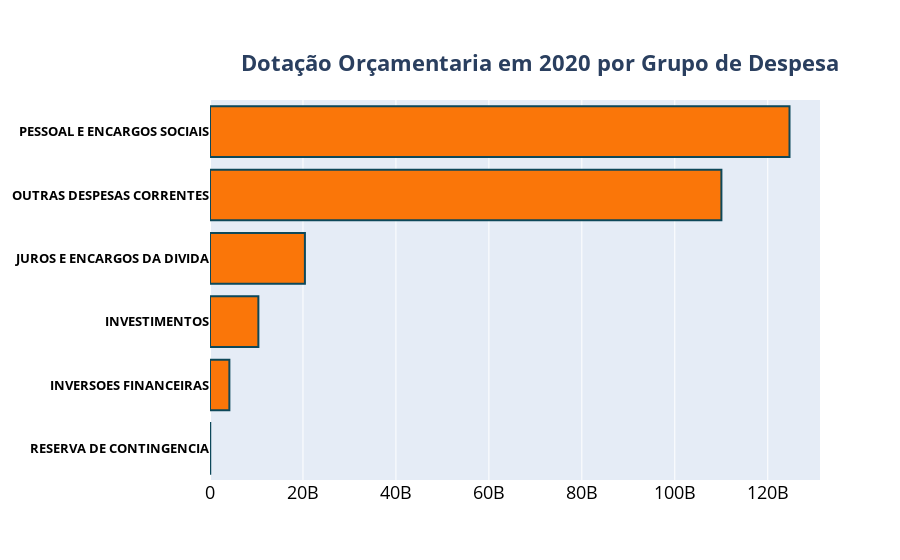

Notebook code cell kept with this figure:
### Code cell
dd = df_ano.groupby(by='grupo', as_index=False).sum()
dd = dd.sort_values(by='valor')

title = '<b>Dotação Orçamentaria em 2020 por Grupo de Despesa</b>'

fig = bar_plot(dd, label='grupo', title=title)
# plot(fig, filename="../images/orcamento_2020_por_grupo.html", auto_open=False)

### Figure 1 — Plotly figure (JSON) as saved in the notebook; plotly's stock layout.template omitted (floating-point values rounded to 4 significant figures)
{"data": [{"hoverlabel": {"font": {"size": 22}}, "marker": {"color": "rgb(250, 118, 9)", "line": {"color": "rgb(13, 72, 90)", "width": 2}}, "orientation": "h", "type": "bar", "x": [50000000, 4166806490, 10407090165, 20419131845, 110027755057, 124678912700], "y": ["<b>RESERVA DE CONTINGENCIA</b>", "<b>INVERSOES FINANCEIRAS</b>", "<b>INVESTIMENTOS</b>", "<b>JUROS E ENCARGOS DA DIVIDA</b>", "<b>OUTRAS DESPESAS CORRENTES</b>", "<b>PESSOAL E ENCARGOS SOCIAIS</b>"]}], "layout": {"autosize": true, "title": {"font": {"size": 22}, "text": "<b>Dotação Orçamentaria em 2020 por Grupo de Despesa</b>", "x": 0.6, "xanchor": "center", "y": 0.9, "yanchor": "top"}, "xaxis": {"autorange": true, "range": [0, 131200000000.0], "tickfont": {"color": "black", "size": 18}, "type": "linear"}, "yaxis": {"autorange": true, "range": [-0.5, 5.5], "tickfont": {"color": "black", "size": 13}, "type": "category"}}}
